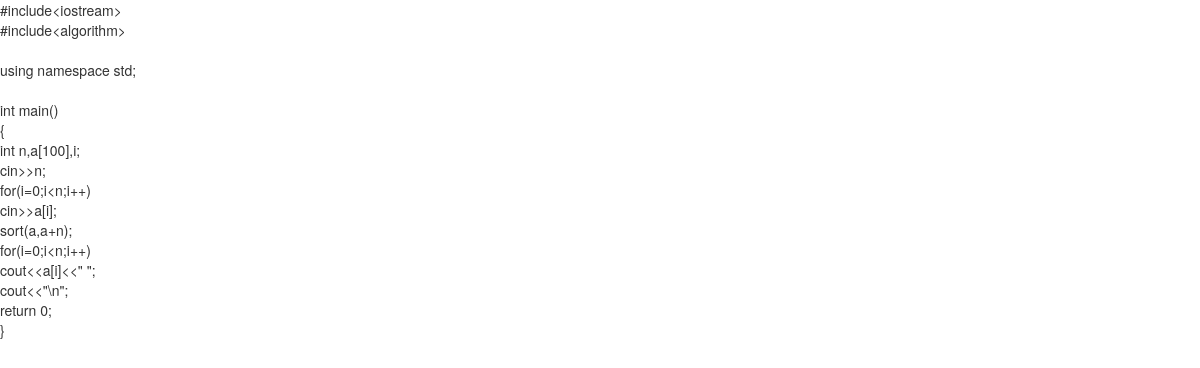
The page /judge/submissions/6/ on the database as committed earlier.
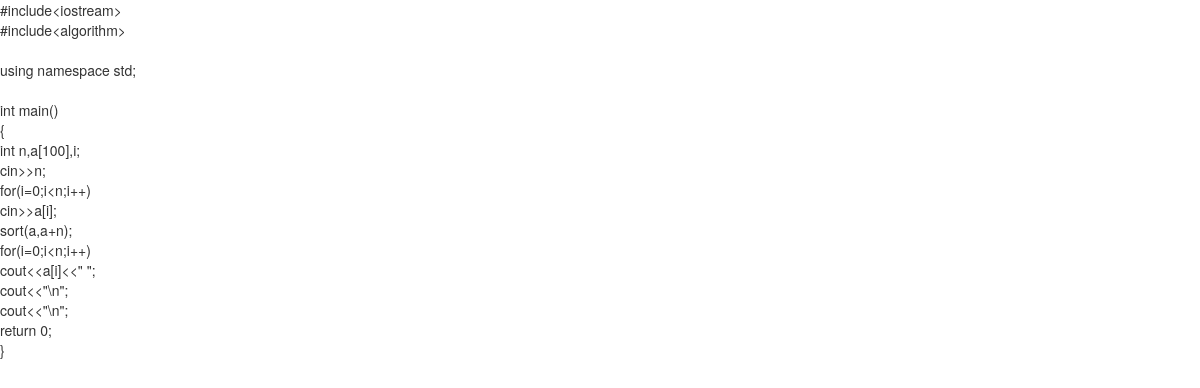
The same page on the database as committed later.
### JudgeSystem/models.py (models this page shows, shortened)
class Solution(models.Model):
	code = models.CharField(max_length = 1000)
	problem = models.ForeignKey(Problem, related_name = 'SolutionOfProblem')
	penalty = models.IntegerField(default = 0)
	solved = models.BooleanField(default = 0)
	submission_time = models.DateTimeField()
	id  = models.IntegerField(primary_key = True)
	verdict = models.CharField(max_length = 100)

### JudgeSystem/views.py (the view)
# urls.py: url(r'^submissions/(?P<solution_id>([0-9])+)/', views.printSolution, name = 'print_solution'),
def printSolution(request, solution_id):
	try:
		sol_obj = Solution.objects.get(id = solution_id)
	except:
		sol_obj = None
	context = {
	    "sol_obj" : sol_obj
	}
	return render(request, 'printsolution.html', context)

### JudgeSystem/templates/printsolution.html (shortened to what this page needs)
<html>
  <head>
  <link rel="stylesheet" href="http://maxcdn.bootstrapcdn.com/bootstrap/3.3.6/css/bootstrap.min.css">
     <body>
        {% if sol_obj == None %}
            <strong> You have not submitted a solution yet.</strong>
        {% else %}
            {{sol_obj.code|linebreaksbr }}
        {% endif %}
     </body>
  </head>
</html>

Rows that differ between the two databases and show on the page:
changed Solution: code "…for(i=0;i<n;i++) cout<<a[i]<<\" \"; cout<<\"\\n\"; return 0; }" → "…for(i=0;i<n;i++) cout<<a[i]<<\" \"; cout<<\"\\n\"; cout<<\"\\n\"; return 0; }"
